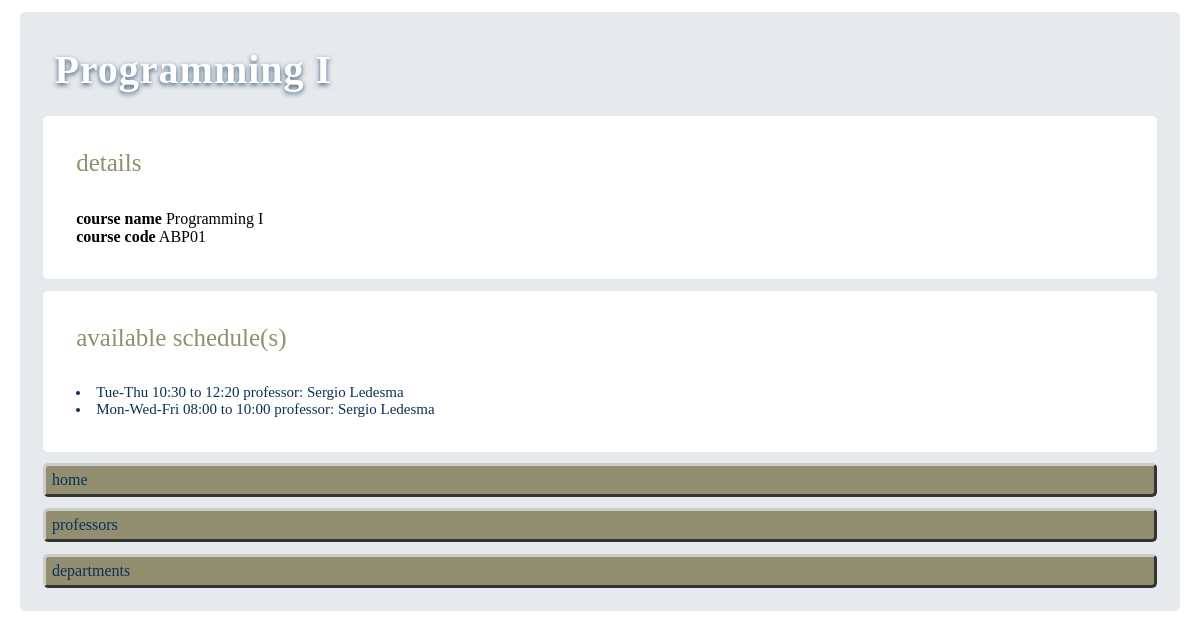
Screenshot of /unimng/course/1/ with the database file from the repository.
### unimng/models.py (models this page shows, shortened)
class Course(models.Model):
    code = models.CharField(max_length=9)
    descr = models.CharField(max_length=45)

class Schedule(models.Model):
    class Meta:
        unique_together = (
            ('professor', 'period', 'time_block'))
    professor = models.ForeignKey(
        Professor, on_delete=models.CASCADE, related_name='schedule')
    course = models.ForeignKey(
        Course, on_delete=models.CASCADE, related_name='schedule')
    period = models.ForeignKey(
        Period, on_delete=models.CASCADE, related_name='schedule')
    time_block = models.ForeignKey(
        Time_Block, on_delete=models.CASCADE, related_name='schedule')
    classroom = models.ForeignKey(
        Classroom, on_delete=models.CASCADE, related_name='schedule')
    def is_currently_available(self):
        now = timezone.now()
        return self.period.begin_date <= now <= self.period.end_date
    is_currently_available.boolean = True
    is_currently_available.short_description = 'Currently available?'

class Time_Block(models.Model):
    descr = models.CharField(max_length=60)
    begin_minute = models.IntegerField()
    end_minute = models.IntegerField()
    monday = models.BooleanField(default=False)
    tuesday = models.BooleanField(default=False)
    wednesday = models.BooleanField(default=False)
    thursday = models.BooleanField(default=False)
    friday = models.BooleanField(default=False)
    saturday = models.BooleanField(default=False)
    sunday = models.BooleanField(default=False)
    def __str__(self):
        return self.descr

class Professor(models.Model):
    first_name = models.CharField(max_length=30)
    last_name = models.CharField(max_length=30)
    department = models.ForeignKey(
        Department, on_delete=models.CASCADE, related_name='members')
    username = models.CharField(max_length=20)
    user_passw = models.CharField(max_length=25)
    is_administrator = models.BooleanField(default=False)
    def __str__(self):
        return self.first_name + ' ' + self.last_name

### unimng/views.py (the view)
# urls.py: path('course/<int:pk>/', views.CourseView.as_view(), name='course'),
class CourseView(generic.DetailView):
    model = Course
    template_name = 'unimng/course.html'

### unimng/templates/unimng/course.html (shortened to what this page needs)
{% load static %}
<link rel="stylesheet" type="text/css" href="{% static 'unimng/style.css' %}">
<div class="container">
  <div class="title">
    {{ course.descr }}
  </div>
  <div class="sub-container">
    <div class="sub-title">
      details
    </div>
    <div class="detail">
      <strong>course name</strong> {{ course.descr }} <br>
      <strong>course code</strong> {{ course.code }}
    </div>
  </div>
  {% if course.schedule.count %}
  <div class="sub-container">
    <div class="sub-title">
      available schedule(s)
    </div>
    <div class="list">
      {% for schedule in course.schedule.all %}
      <li><a href=""></a>
        <a href="{% url 'unimng:schedule' schedule.id %}">{{schedule.time_block}} professor: {{schedule.professor}}</a>
      </li>
      {% endfor %}
    </div>
  </div>
  {% endif%}
  <div class="nav-button">
    <a href="{% url 'unimng:index' %}" class="button">home</a>
  </div>
  <div class="nav-button">
    <a href="{% url 'unimng:professors' %}" class="button">professors</a>
  </div>
  <div class="nav-button">
    <a href="{% url 'unimng:departments' %}" class="button">departments</a>
  </div>
</div>

### unimng/static/unimng/style.css (style rules this page uses)
.nav-button { background-color: rgb(146, 143, 112); color: #333333; padding: 5px 6px 5px 6px; border-top: 3px solid #CCCCCC; border-right: 3px solid #333333; border-bottom: 3px solid #333333; border-left: 3px solid #CCCCCC; border-radius: 5px; }
a { color: rgb(12, 47, 87); }
.container { background: rgb(231, 234, 236); border-radius: 5px; }
.sub-container { background: rgb(255, 255, 255); border-radius: 5px; }
div { margin: 1%; padding: 1%; border-width: 20%; }
.title { color: white; font-size: 40px; font-family: 'Trebuchet MS'; text-shadow: 0 2px 5px rgba(12, 47, 87, 0.781); letter-spacing: 1px; font-weight: bold; }
.sub-title { font-size: 25px; font-family: 'Arial, serif'; color: rgb(146, 143, 112); }
.list { color: rgb(12, 47, 87); }
li { text-decoration: none; font-size: 15px; font-family: 'Trebuchet MS'; }
a:link { color: rgb(12, 47, 87); text-decoration: none; }

### rows the page displays
Course: descr "Programming I", code "ABP01"
Schedule: time_block "Tue-Thu 10:30 to 12:20", professor "Sergio Ledesma"
Schedule: time_block "Mon-Wed-Fri 08:00 to 10:00", professor "Sergio Ledesma"
